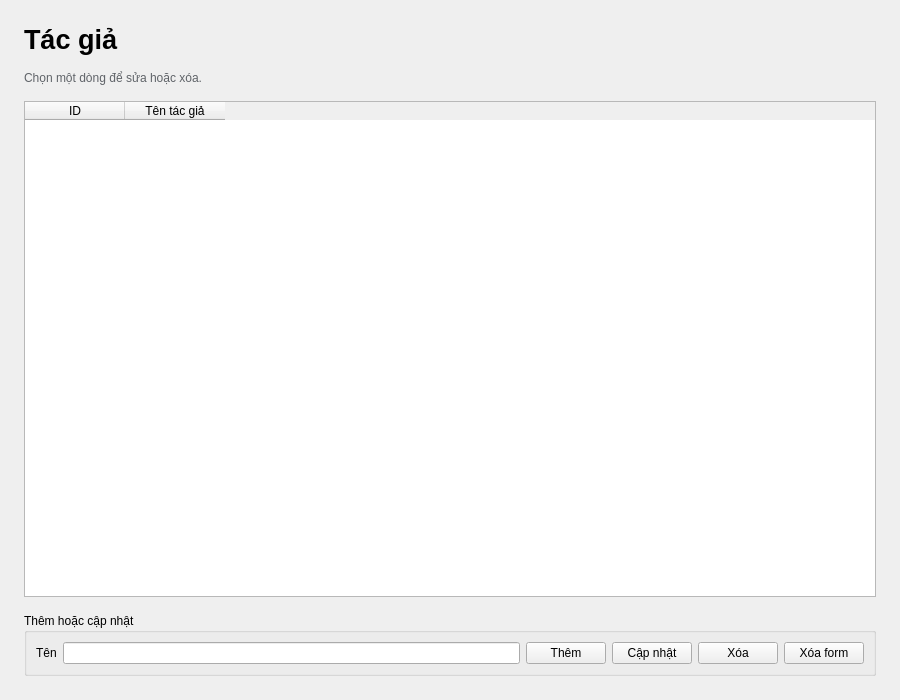
<?xml version="1.0" encoding="UTF-8"?>
<ui version="4.0">
 <class>ScreenAuthors</class>
 <widget class="QWidget" name="ScreenAuthors">
  <property name="geometry">
   <rect>
    <x>0</x>
    <y>0</y>
    <width>900</width>
    <height>700</height>
   </rect>
  </property>
  <layout class="QVBoxLayout" name="verticalLayout_root">
   <property name="spacing">
    <number>16</number>
   </property>
   <property name="leftMargin">
    <number>24</number>
   </property>
   <property name="topMargin">
    <number>24</number>
   </property>
   <property name="rightMargin">
    <number>24</number>
   </property>
   <property name="bottomMargin">
    <number>24</number>
   </property>
   <item>
    <widget class="QLabel" name="label_page_title">
     <property name="font">
      <font>
       <pointsize>20</pointsize>
       <bold>true</bold>
      </font>
     </property>
     <property name="text">
      <string>Tác giả</string>
     </property>
    </widget>
   </item>
   <item>
    <widget class="QLabel" name="label_page_hint">
     <property name="styleSheet">
      <string notr="true">color: #5f6368;</string>
     </property>
     <property name="text">
      <string>Chọn một dòng để sửa hoặc xóa.</string>
     </property>
    </widget>
   </item>
   <item>
    <widget class="QTableWidget" name="table_authors">
     <property name="columnCount">
      <number>2</number>
     </property>
     <property name="rowCount">
      <number>0</number>
     </property>
     <property name="selectionBehavior">
      <enum>QAbstractItemView::SelectRows</enum>
     </property>
     <property name="alternatingRowColors">
      <bool>true</bool>
     </property>
     <column>
      <property name="text">
       <string>ID</string>
      </property>
     </column>
     <column>
      <property name="text">
       <string>Tên tác giả</string>
      </property>
     </column>
    </widget>
   </item>
   <item>
    <widget class="QGroupBox" name="group_author_form">
     <property name="title">
      <string>Thêm hoặc cập nhật</string>
     </property>
     <layout class="QHBoxLayout" name="horizontalLayout_form">
      <item>
       <widget class="QLabel" name="label_author_name">
        <property name="text">
         <string>Tên</string>
        </property>
       </widget>
      </item>
      <item>
       <widget class="QLineEdit" name="edit_author_name"/>
      </item>
      <item>
       <widget class="QPushButton" name="btn_author_add">
        <property name="text">
         <string>Thêm</string>
        </property>
       </widget>
      </item>
      <item>
       <widget class="QPushButton" name="btn_author_update">
        <property name="text">
         <string>Cập nhật</string>
        </property>
       </widget>
      </item>
      <item>
       <widget class="QPushButton" name="btn_author_delete">
        <property name="text">
         <string>Xóa</string>
        </property>
       </widget>
      </item>
      <item>
       <widget class="QPushButton" name="btn_author_clear">
        <property name="text">
         <string>Xóa form</string>
        </property>
       </widget>
      </item>
     </layout>
    </widget>
   </item>
  </layout>
 </widget>
 <resources/>
 <connections/>
</ui>
